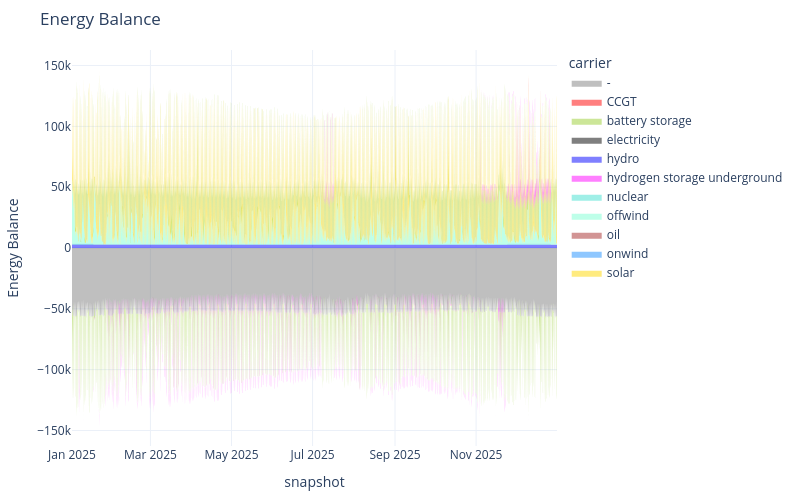

Notebook code cell kept with this figure:
### Code cell
n.statistics.energy_balance.iplot()

### Figure 1 — Plotly figure (JSON) as saved in the notebook; plotly's stock layout.template omitted (floating-point values rounded to 4 significant figures; data arrays with more than 128 entries replaced by an {"elided": "..."} marker saying what was removed)
{"data": [{"fillpattern": {"shape": ""}, "hovertemplate": "carrier=hydro<br>snapshot=%{x}<br>Energy Balance=%{y}<extra></extra>", "legendgroup": "hydro", "line": {"color": "blue", "width": 0}, "marker": {"symbol": "circle"}, "mode": "lines", "name": "hydro", "orientation": "v", "showlegend": false, "stackgroup": "positive", "type": "scatter", "x": {"elided": "2920 str values"}, "xaxis": "x", "y": {"elided": "2920 float values"}, "yaxis": "y"}, {"fillpattern": {"shape": ""}, "hovertemplate": "carrier=nuclear<br>snapshot=%{x}<br>Energy Balance=%{y}<extra></extra>", "legendgroup": "nuclear", "line": {"color": "turquoise", "width": 0}, "marker": {"symbol": "circle"}, "mode": "lines", "name": "nuclear", "orientation": "v", "showlegend": false, "stackgroup": "positive", "type": "scatter", "x": {"elided": "2920 str values"}, "xaxis": "x", "y": {"elided": "2920 float values"}, "yaxis": "y"}, {"fillpattern": {"shape": ""}, "hovertemplate": "carrier=offwind<br>snapshot=%{x}<br>Energy Balance=%{y}<extra></extra>", "legendgroup": "offwind", "line": {"color": "aquamarine", "width": 0}, "marker": {"symbol": "circle"}, "mode": "lines", "name": "offwind", "orientation": "v", "showlegend": false, "stackgroup": "positive", "type": "scatter", "x": {"elided": "2920 str values"}, "xaxis": "x", "y": {"elided": "2920 float values"}, "yaxis": "y"}, {"fillpattern": {"shape": ""}, "hovertemplate": "carrier=onwind<br>snapshot=%{x}<br>Energy Balance=%{y}<extra></extra>", "legendgroup": "onwind", "line": {"color": "dodgerblue", "width": 0}, "marker": {"symbol": "circle"}, "mode": "lines", "name": "onwind", "orientation": "v", "showlegend": false, "stackgroup": "positive", "type": "scatter", "x": {"elided": "2920 str values"}, "xaxis": "x", "y": {"elided": "2920 float values"}, "yaxis": "y"}, {"fillpattern": {"shape": ""}, "hovertemplate": "carrier=solar<br>snapshot=%{x}<br>Energy Balance=%{y}<extra></extra>", "legendgroup": "solar", "line": {"color": "gold", "width": 0}, "marker": {"symbol": "circle"}, "mode": "lines", "name": "solar", "orientation": "v", "showlegend": false, "stackgroup": "positive", "type": "scatter", "x": {"elided": "1819 str values"}, "xaxis": "x", "y": {"elided": "1819 float values"}, "yaxis": "y"}, {"fillpattern": {"shape": ""}, "hovertemplate": "carrier=battery storage<br>snapshot=%{x}<br>Energy Balance=%{y}<extra></extra>", "legendgroup": "battery storage", "line": {"color": "yellowgreen", "width": 0}, "marker": {"symbol": "circle"}, "mode": "lines", "name": "battery storage", "orientation": "v", "showlegend": false, "stackgroup": "positive", "type": "scatter", "x": {"elided": "1915 str values"}, "xaxis": "x", "y": {"elided": "1915 float values"}, "yaxis": "y"}, {"fillpattern": {"shape": ""}, "hovertemplate": "carrier=hydrogen storage underground<br>snapshot=%{x}<br>Energy Balance=%{y}<extra></extra>", "legendgroup": "hydrogen storage underground", "line": {"color": "magenta", "width": 0}, "marker": {"symbol": "circle"}, "mode": "lines", "name": "hydrogen storage underground", "orientation": "v", "showlegend": false, "stackgroup": "positive", "type": "scatter", "x": {"elided": "512 str values"}, "xaxis": "x", "y": {"elided": "512 float values"}, "yaxis": "y"}, {"fillpattern": {"shape": ""}, "hovertemplate": "carrier=-<br>snapshot=%{x}<br>Energy Balance=%{y}<extra></extra>", "legendgroup": "-", "line": {"color": "gray", "width": 0}, "marker": {"symbol": "circle"}, "mode": "lines", "name": "-", "orientation": "v", "showlegend": false, "stackgroup": "negative", "type": "scatter", "x": {"elided": "2920 str values"}, "xaxis": "x", "y": {"elided": "2920 float values"}, "yaxis": "y"}, {"fillpattern": {"shape": ""}, "hovertemplate": "carrier=battery storage<br>snapshot=%{x}<br>Energy Balance=%{y}<extra></extra>", "legendgroup": "battery storage", "line": {"color": "yellowgreen", "width": 0}, "marker": {"symbol": "circle"}, "mode": "lines", "name": "battery storage", "orientation": "v", "showlegend": false, "stackgroup": "negative", "type": "scatter", "x": {"elided": "1005 str values"}, "xaxis": "x", "y": {"elided": "1005 float values"}, "yaxis": "y"}, {"fillpattern": {"shape": ""}, "hovertemplate": "carrier=hydrogen storage underground<br>snapshot=%{x}<br>Energy Balance=%{y}<extra></extra>", "legendgroup": "hydrogen storage underground", "line": {"color": "magenta", "width": 0}, "marker": {"symbol": "circle"}, "mode": "lines", "name": "hydrogen storage underground", "orientation": "v", "showlegend": false, "stackgroup": "negative", "type": "scatter", "x": {"elided": "2408 str values"}, "xaxis": "x", "y": {"elided": "2408 float values"}, "yaxis": "y"}, {"fillpattern": {"shape": ""}, "hovertemplate": "carrier=-<br>snapshot=%{x}<br>Energy Balance=%{y}<extra></extra>", "legendgroup": "-", "line": {"color": "gray", "width": 0}, "marker": {"symbol": "circle"}, "mode": "lines", "name": "-", "orientation": "v", "showlegend": true, "stackgroup": "1", "type": "scatter", "x": ["2025-12-31T21:00:00.000000000"], "xaxis": "x", "y": [NaN], "yaxis": "y"}, {"fillpattern": {"shape": ""}, "hovertemplate": "carrier=CCGT<br>snapshot=%{x}<br>Energy Balance=%{y}<extra></extra>", "legendgroup": "CCGT", "line": {"color": "red", "width": 0}, "marker": {"symbol": "circle"}, "mode": "lines", "name": "CCGT", "orientation": "v", "showlegend": true, "stackgroup": "1", "type": "scatter", "x": ["2025-12-31T21:00:00.000000000"], "xaxis": "x", "y": [NaN], "yaxis": "y"}, {"fillpattern": {"shape": ""}, "hovertemplate": "carrier=battery storage<br>snapshot=%{x}<br>Energy Balance=%{y}<extra></extra>", "legendgroup": "battery storage", "line": {"color": "yellowgreen", "width": 0}, "marker": {"symbol": "circle"}, "mode": "lines", "name": "battery storage", "orientation": "v", "showlegend": true, "stackgroup": "1", "type": "scatter", "x": ["2025-12-31T21:00:00.000000000"], "xaxis": "x", "y": [NaN], "yaxis": "y"}, {"fillpattern": {"shape": ""}, "hovertemplate": "carrier=electricity<br>snapshot=%{x}<br>Energy Balance=%{y}<extra></extra>", "legendgroup": "electricity", "line": {"color": "black", "width": 0}, "marker": {"symbol": "circle"}, "mode": "lines", "name": "electricity", "orientation": "v", "showlegend": true, "stackgroup": "1", "type": "scatter", "x": ["2025-12-31T21:00:00.000000000"], "xaxis": "x", "y": [NaN], "yaxis": "y"}, {"fillpattern": {"shape": ""}, "hovertemplate": "carrier=hydro<br>snapshot=%{x}<br>Energy Balance=%{y}<extra></extra>", "legendgroup": "hydro", "line": {"color": "blue", "width": 0}, "marker": {"symbol": "circle"}, "mode": "lines", "name": "hydro", "orientation": "v", "showlegend": true, "stackgroup": "1", "type": "scatter", "x": ["2025-12-31T21:00:00.000000000"], "xaxis": "x", "y": [NaN], "yaxis": "y"}, {"fillpattern": {"shape": ""}, "hovertemplate": "carrier=hydrogen storage underground<br>snapshot=%{x}<br>Energy Balance=%{y}<extra></extra>", "legendgroup": "hydrogen storage underground", "line": {"color": "magenta", "width": 0}, "marker": {"symbol": "circle"}, "mode": "lines", "name": "hydrogen storage underground", "orientation": "v", "showlegend": true, "stackgroup": "1", "type": "scatter", "x": ["2025-12-31T21:00:00.000000000"], "xaxis": "x", "y": [NaN], "yaxis": "y"}, {"fillpattern": {"shape": ""}, "hovertemplate": "carrier=nuclear<br>snapshot=%{x}<br>Energy Balance=%{y}<extra></extra>", "legendgroup": "nuclear", "line": {"color": "turquoise", "width": 0}, "marker": {"symbol": "circle"}, "mode": "lines", "name": "nuclear", "orientation": "v", "showlegend": true, "stackgroup": "1", "type": "scatter", "x": ["2025-12-31T21:00:00.000000000"], "xaxis": "x", "y": [NaN], "yaxis": "y"}, {"fillpattern": {"shape": ""}, "hovertemplate": "carrier=offwind<br>snapshot=%{x}<br>Energy Balance=%{y}<extra></extra>", "legendgroup": "offwind", "line": {"color": "aquamarine", "width": 0}, "marker": {"symbol": "circle"}, "mode": "lines", "name": "offwind", "orientation": "v", "showlegend": true, "stackgroup": "1", "type": "scatter", "x": ["2025-12-31T21:00:00.000000000"], "xaxis": "x", "y": [NaN], "yaxis": "y"}, {"fillpattern": {"shape": ""}, "hovertemplate": "carrier=oil<br>snapshot=%{x}<br>Energy Balance=%{y}<extra></extra>", "legendgroup": "oil", "line": {"color": "brown", "width": 0}, "marker": {"symbol": "circle"}, "mode": "lines", "name": "oil", "orientation": "v", "showlegend": true, "stackgroup": "1", "type": "scatter", "x": ["2025-12-31T21:00:00.000000000"], "xaxis": "x", "y": [NaN], "yaxis": "y"}, {"fillpattern": {"shape": ""}, "hovertemplate": "carrier=onwind<br>snapshot=%{x}<br>Energy Balance=%{y}<extra></extra>", "legendgroup": "onwind", "line": {"color": "dodgerblue", "width": 0}, "marker": {"symbol": "circle"}, "mode": "lines", "name": "onwind", "orientation": "v", "showlegend": true, "stackgroup": "1", "type": "scatter", "x": ["2025-12-31T21:00:00.000000000"], "xaxis": "x", "y": [NaN], "yaxis": "y"}, {"fillpattern": {"shape": ""}, "hovertemplate": "carrier=solar<br>snapshot=%{x}<br>Energy Balance=%{y}<extra></extra>", "legendgroup": "solar", "line": {"color": "gold", "width": 0}, "marker": {"symbol": "circle"}, "mode": "lines", "name": "solar", "orientation": "v", "showlegend": true, "stackgroup": "1", "type": "scatter", "x": ["2025-12-31T21:00:00.000000000"], "xaxis": "x", "y": [NaN], "yaxis": "y"}], "layout": {"height": 500, "hovermode": "x", "legend": {"title": {"text": "carrier"}, "tracegroupgap": 0}, "margin": {"b": 50, "l": 50, "r": 50, "t": 50}, "title": {"text": "Energy Balance"}, "width": 800, "xaxis": {"anchor": "y", "domain": [0, 1], "title": {"text": "snapshot"}}, "yaxis": {"anchor": "x", "domain": [0, 1], "title": {"text": "Energy Balance"}}}}
